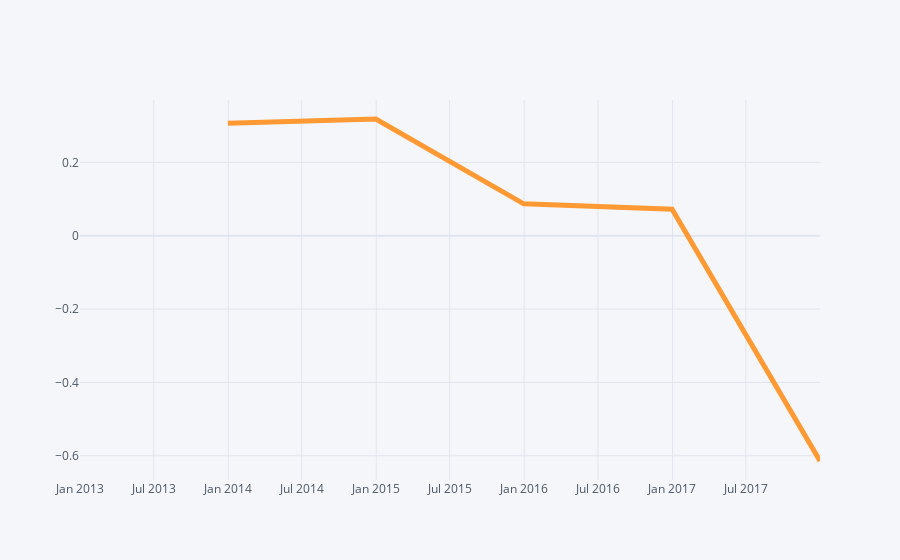

Notebook code cell kept with this figure:
### Markdown cell above
## Percentage change in Sales growth from previous years

### Code cell
a=data_group3.resample('Y')['Price'].sum().pct_change().iplot(kind='line',width=5)

### Figure 1 — Plotly figure (JSON) as saved in the notebook; plotly's stock layout.template omitted (floating-point values rounded to 4 significant figures)
{"data": [{"line": {"color": "rgba(255, 153, 51, 1.0)", "dash": "solid", "shape": "linear", "width": 5}, "mode": "lines", "name": "Price", "text": "", "type": "scatter", "x": ["2012-12-31", "2013-12-31", "2014-12-31", "2015-12-31", "2016-12-31", "2017-12-31"], "y": ["", 0.3066, 0.3185, 0.08708, 0.07248, -0.6144]}], "layout": {"legend": {"bgcolor": "#F5F6F9", "font": {"color": "#4D5663"}}, "paper_bgcolor": "#F5F6F9", "plot_bgcolor": "#F5F6F9", "title": {"font": {"color": "#4D5663"}}, "xaxis": {"gridcolor": "#E1E5ED", "showgrid": true, "tickfont": {"color": "#4D5663"}, "title": {"font": {"color": "#4D5663"}, "text": ""}, "zerolinecolor": "#E1E5ED"}, "yaxis": {"gridcolor": "#E1E5ED", "showgrid": true, "tickfont": {"color": "#4D5663"}, "title": {"font": {"color": "#4D5663"}, "text": ""}, "zerolinecolor": "#E1E5ED"}}}
